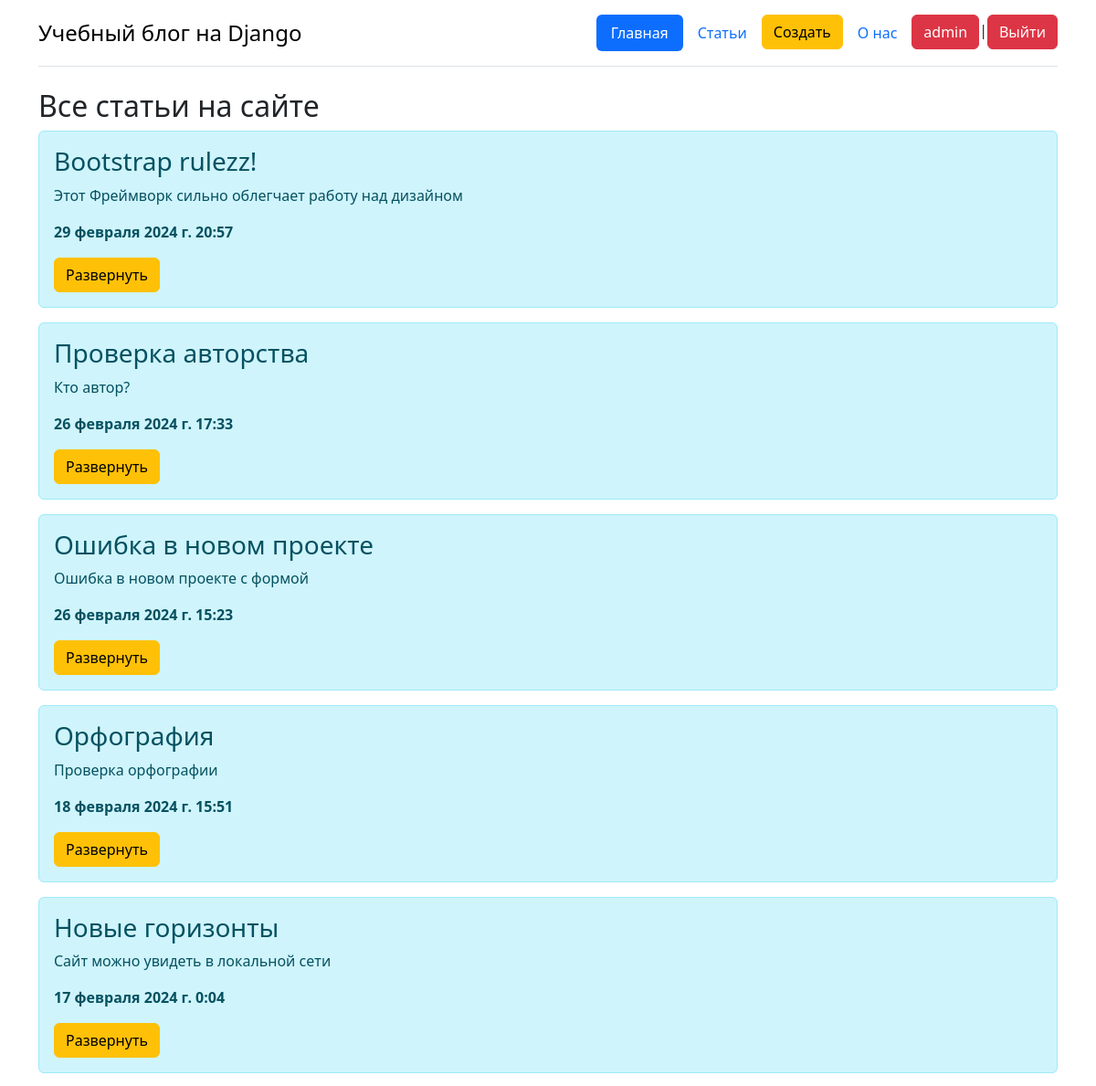
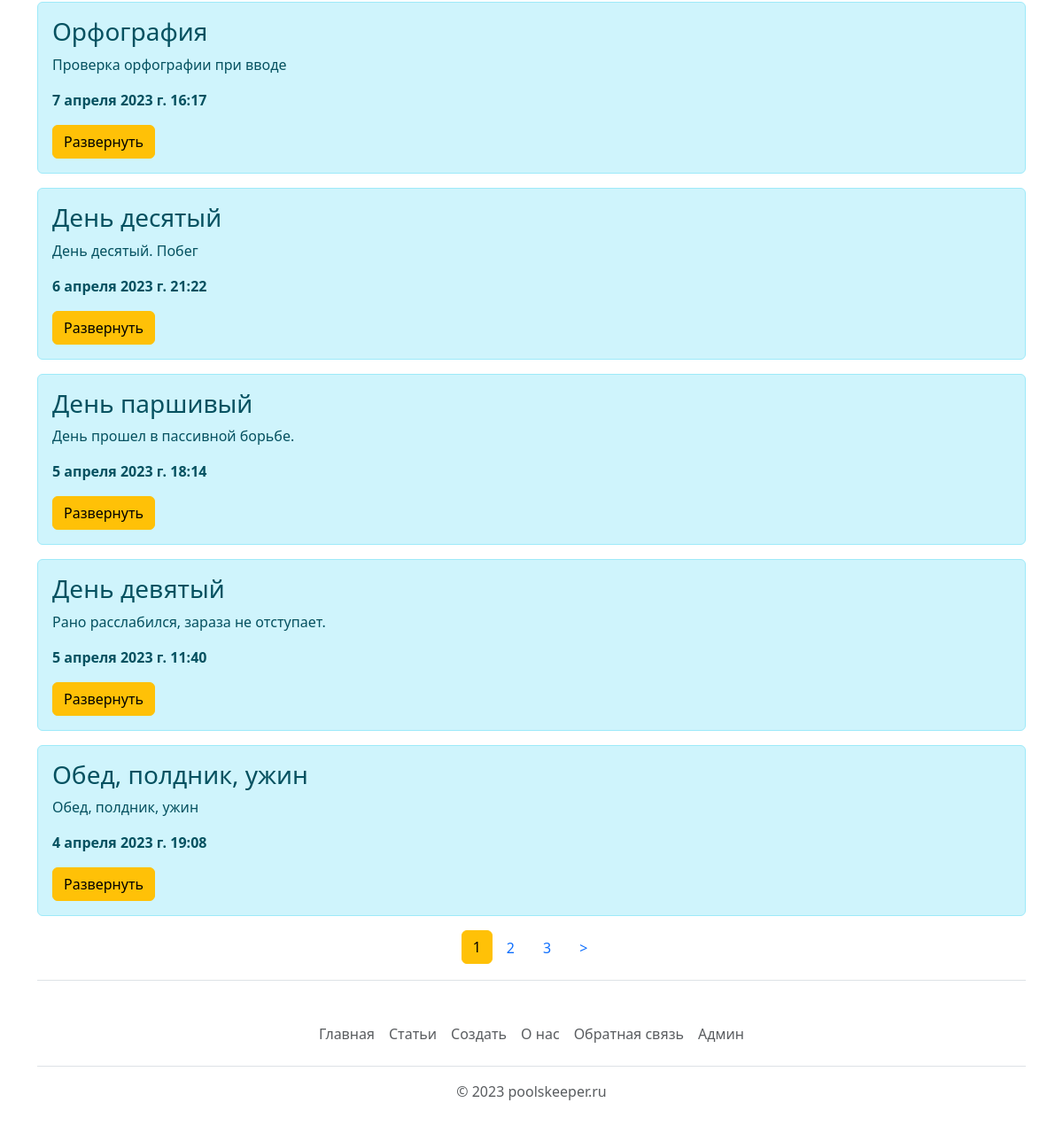
The app's page /articles (signed in) with its own data (2 pictures, top to bottom).
### main/models.py (models this page shows, shortened)
class Article(models.Model):
    id = models.AutoField('id', primary_key=True)
    title = models.CharField('Заголовок', max_length=100, null=False)
    intro = models.CharField('Анонс', max_length=300, null=False)
    text = models.TextField('Статья', null=False)
    slag = models.CharField('slug', max_length=100, null=False)
    date = models.DateTimeField('Время', default=timezone.now())
    author = models.ForeignKey(User, verbose_name='Автор статьи', on_delete=models.CASCADE)
    class Meta:
        verbose_name = 'Статья'
        verbose_name_plural = 'Статьи'

### main/views.py (the view)
# urls.py: path('articles', views.articles, name='articles'),
def articles(request):
    articles = Article.objects.order_by('-date')
    paginator = Paginator(articles, 10)
    page_number = request.GET.get('page')
    page_obj = paginator.get_page(page_number)
    context = {
        'title':'Все статьи на сайте',
        'articles': articles,
        'page_obj': page_obj,
    }
    return render(request, 'main/articles.html', context=context)

### main/templates/main/articles.html (shortened to what this page needs)
{% extends 'main/base.html' %}
{% block body %}
    <h2>Все статьи на сайте</h2>
    {% if articles|length > 0  %}
        {% for article in page_obj %}
            <div class="alert alert-info mt-2" >
                <h3>{{ article.title }}</h3>
                <p>{{ article.intro }}</p>
                <p><b>{{ article.date }} </b></p>
                <a href="{% url 'detail' article.id %}" class="btn btn-warning">Развернуть</a>
            </div>
        {% endfor %}
    {% else  %}
    <p> На сайте нет статей</p>
    {% endif %}
<nav class="paginator">
    <ul class="nav justify-content-center border-bottom pb-3 mb-3">
{% if page_obj.has_other_pages %}
        {% for p in page_obj.paginator.page_range %}
        {% if page_obj.number == p %}
        <li class="nav-item">
            <a class="btn btn-warning" href="?page={{ p }}"> {{ p }} </a>
        </li>
        {% elif p >= page_obj.number|add:-2 and p <= page_obj.number|add:2  %}
        <li class="nav-item">
            <a class="nav-link" href="?page={{ p }}"> {{ p }} </a>
        </li>
        {% endif %}
        {% endfor %}
{% if page_obj.has_next %}
    <li class="nav-item">
        <a class="nav-link" href="?page={{ page_obj.next_page_number }}"> &gt; </a>
    </li>
{% endif %}
    </ul>
</nav>
{% endif %}
{% endblock %}

### main/templates/main/base.html (shortened to what this page needs)
<!DOCTYPE html>
<html lang="ru">
<head>
    <link href="https://cdn.jsdelivr.net/npm/bootstrap@5.3.3/dist/css/bootstrap.min.css" rel="stylesheet">
</head>
<body>
    <div class="container">
    <header class="d-flex flex-wrap justify-content-center py-3 mb-4 border-bottom">
      <a href="/" class="d-flex align-items-center mb-3 mb-md-0 me-md-auto link-body-emphasis text-decoration-none">
        <span class="fs-4">Учебный блог на Django</span>
      </a>
      <ul class="nav nav-pills">
          <li class="nav-item"><a href="{% url 'main' %}" class="nav-link active" aria-current="page">Главная</a></li>
          <li class="nav-item"><a href="{% url 'articles' %}" class="nav-link">Статьи</a></li>
          {% if request.user.is_authenticated %}
          <li class="nav-item"><a href="{% url 'create' %}" class="btn btn-warning">Создать</a></li>
          {% endif %}
          <li class="nav-item"><a href="{% url 'about' %}" class="nav-link">О нас</a></li>
          {% if request.user.is_authenticated %}
          <li class="nav-item" ><a href="#" class="btn btn-danger">{{ user.username }}</a>|<a href="{% url 'logout' %}" class="btn btn-danger">Выйти</a></li>
          {% else %}
          <li class="nav-item"><a href="{% url 'register' %}" class="btn btn-danger">Регистрация</a>|<a href="{% url 'login' %}" class="btn btn-danger">Войти</a></li>
          {% endif %}
      </ul>
    </header>
  </div>
        <div class="container">
        {% block body %}{% endblock %}
        </div>
    <div class="container">
          <footer class="py-3 my-4">
              <ul class="nav justify-content-center border-bottom pb-3 mb-3">
                  <li class="nav-item"><a href="{% url 'main' %}" class="nav-link px-2 text-body-secondary">Главная</a></li>
                  <li class="nav-item"><a href="{% url 'articles' %}" class="nav-link px-2 text-body-secondary">Статьи</a></li>
              {% if request.user.is_authenticated %}
                  <li class="nav-item"><a href="{% url 'create' %}" class="nav-link px-2 text-body-secondary">Создать</a></li>
              {% endif %}
                  <li class="nav-item"><a href="{% url 'about' %}" class="nav-link px-2 text-body-secondary">О нас</a></li>
                  <li class="nav-item"><a href="{% url 'contact' %}" class="nav-link px-2 text-body-secondary">Обратная связь</a></li>
                  <li class="nav-item"><a href="{% url 'admin' %}" class="nav-link px-2 text-body-secondary">Админ</a></li>
            </ul>
            <p class="text-center text-body-secondary">© 2023 poolskeeper.ru</p>
          </footer>
    </div>
</body>
</html>

### records on screen
Article: title "Bootstrap rulezz!", intro "Этот Фреймворк сильно облегчает работу над дизайном", date "29 февраля 2024 г. 20:57"
Article: title "Проверка авторства", intro "Кто автор?", date "26 февраля 2024 г. 17:33"
Article: title "Ошибка в новом проекте", intro "Ошибка в новом проекте с формой", date "26 февраля 2024 г. 15:23"
Article: title "Орфография", intro "Проверка орфографии", date "18 февраля 2024 г. 15:51"
Article: title "Новые горизонты", intro "Сайт можно увидеть в локальной сети", date "17 февраля 2024 г. 0:04"
Article: title "Орфография", intro "Проверка орфографии при вводе", date "7 апреля 2023 г. 16:17"
Article: title "День десятый", intro "День десятый. Побег", date "6 апреля 2023 г. 21:22"
Article: title "День паршивый", intro "День прошел в пассивной борьбе.", date "5 апреля 2023 г. 18:14"
Article: title "День девятый", intro "Рано расслабился, зараза не отступает.", date "5 апреля 2023 г. 11:40"
Article: title "Обед, полдник, ужин", intro "Обед, полдник, ужин", date "4 апреля 2023 г. 19:08"

### other values on screen
{{ user.username }} "admin"
{{ p }} "1"
{{ p }} "2" "3"
